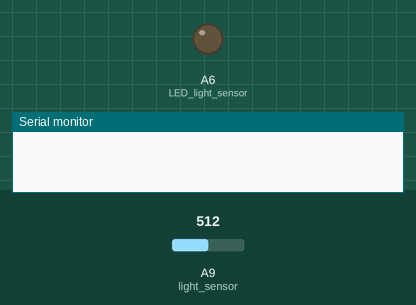
The sketch below on a simulated Arduino Mega 2560, built with avr-gcc and run on an emulated ATmega2560. Shown: output pins drawn as LEDs (lit = HIGH), the last lines printed to the serial monitor. The test bench sets the inputs (shaded band); at power-on: A9 (light_sensor) = 512.

Above: at 1.2 s.
1.3 s: A9 (light_sensor) set to 32
2.8 s: A9 (light_sensor) set to 27
At 3.1 s:
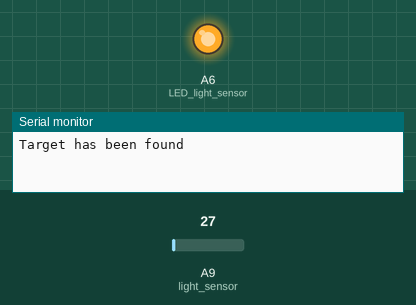
5.8 s: A9 (light_sensor) set to 122
At 6.6 s:
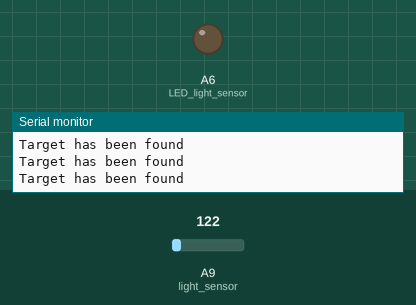
7.3 s: A9 (light_sensor) set to 20
At 7.7 s:
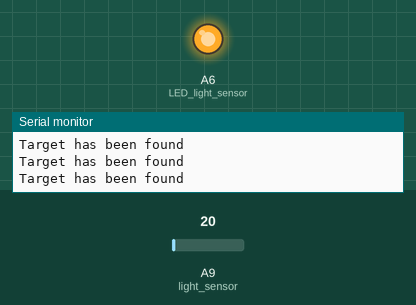
Timing chart, 0 to 10.3 s (numbered marks = the images above; inputs shaded):
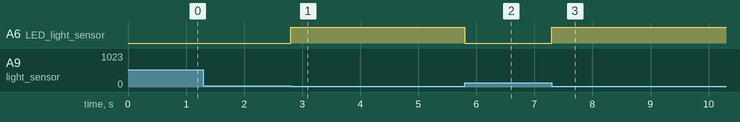

Measured:
- the behaviour switches between 30 and 29 on A9 (light_sensor) (found by bisection; images 0 and 1)
- after the input at 1.3 s, every drawn part: stays the same
- after the input at 2.8 s, A6 (LED_light_sensor): LOW → HIGH at once
- after the input at 5.8 s, A6 (LED_light_sensor): HIGH → LOW at once
- after the input at 7.3 s, A6 (LED_light_sensor): LOW → HIGH at once

The sketch:

light_sensor.ino
```cpp
int light_sensor = A9; // light sensor connected to port A9
int LED_light_sensor = A6; //light sensor connected to port A6. To view when victim is found

void setup () {
    pinMode(light_sensor, INPUT);
    pinMode(LED_light_sensor, OUTPUT);
    Serial.begin(9600);
}

void loop () {

    float light_sensor_input = analogRead (light_sensor); //takes input from light sensor

    // Serial.println(light_sensor_input);

    /* If the luminance is less than 30 lx, the LED will turn on, and a screen message will be printed. */
    if (light_sensor_input < 30) {
        digitalWrite (LED_light_sensor, HIGH);
        Serial.println("Target has been found");
        delay(1000);
    }

    digitalWrite(LED_light_sensor, LOW);
}
```
